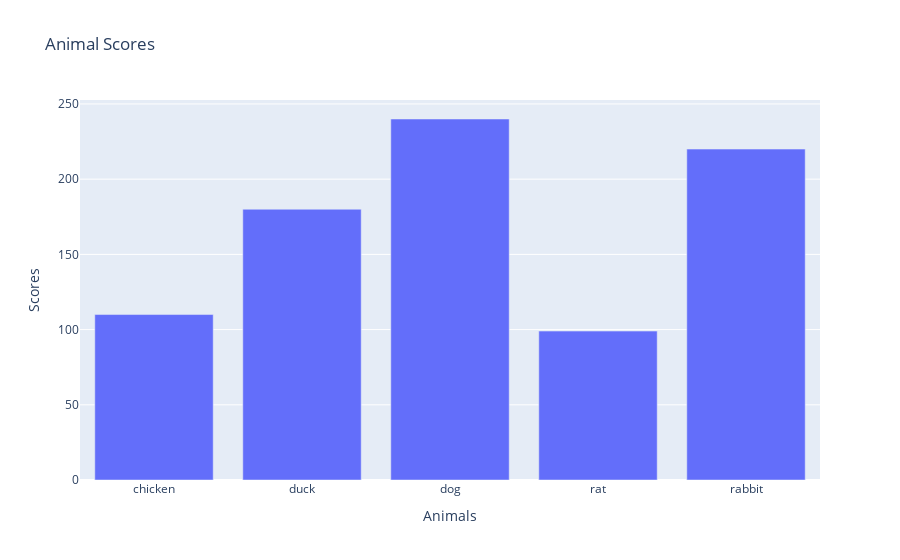

Notebook code cell kept with this figure:
### Code cell
graph = go.Figure()
graph.add_trace(go.Bar(x=x2,y=y2))

graph.update_layout (
    title = 'Animal Scores' ,
    xaxis_title = "Animals",
    yaxis_title = "Scores"
)

### Figure 1 — Plotly figure (JSON) as saved in the notebook; plotly's stock layout.template omitted (floating-point values rounded to 4 significant figures)
{"data": [{"type": "bar", "x": ["chicken", "duck", "dog", "rat", "rabbit"], "y": [110, 180, 240, 99, 220]}], "layout": {"title": {"text": "Animal Scores"}, "xaxis": {"title": {"text": "Animals"}}, "yaxis": {"title": {"text": "Scores"}}}}
